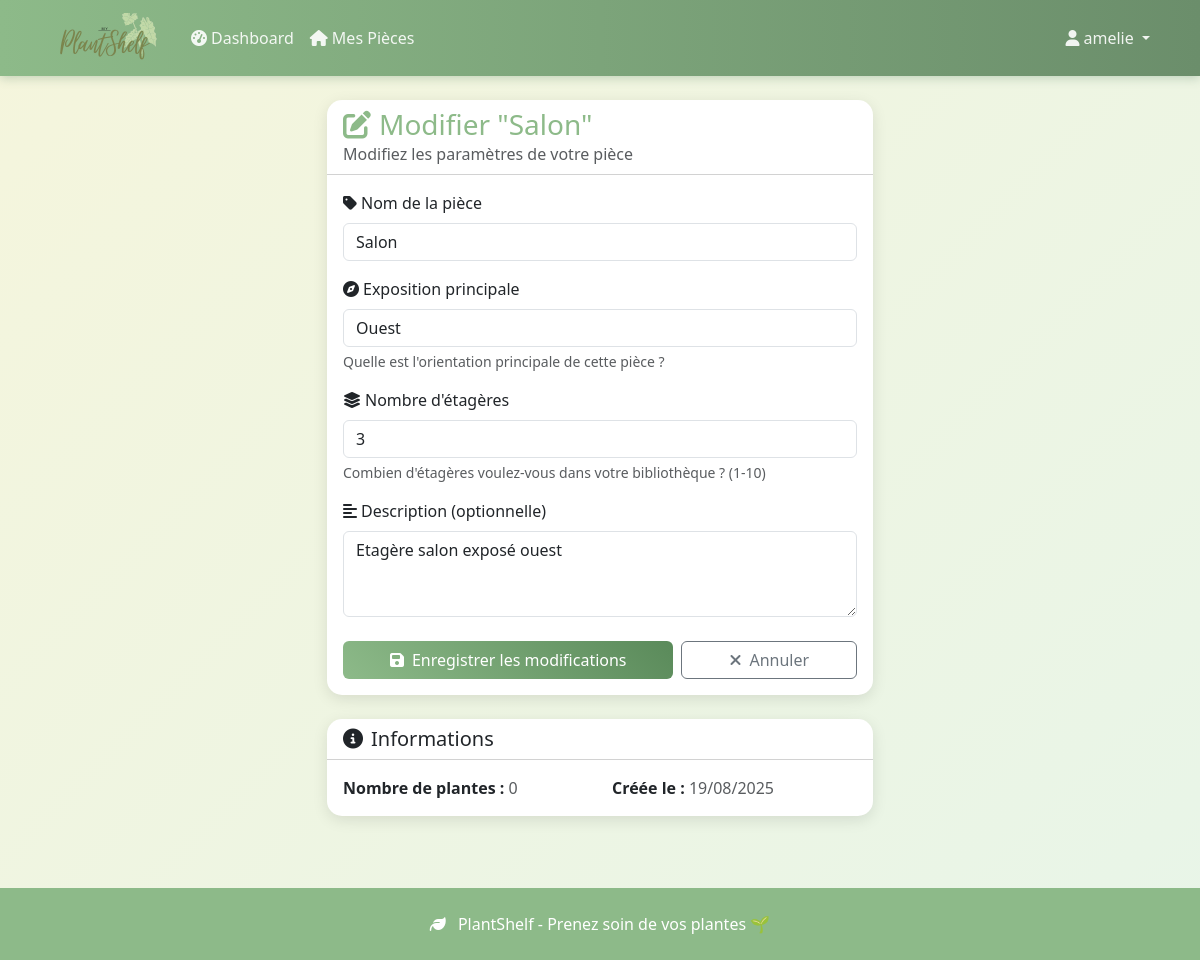
The app's page /pieces/1/modifier/ (signed in) with its own data.
### plantes/models.py (models this page shows, shortened)
class Piece(models.Model):
    EXPOSITION_CHOICES = [
        ('nord', 'Nord'),
        ('sud', 'Sud'),
        ('est', 'Est'),
        ('ouest', 'Ouest'),
        ('nord_est', 'Nord-Est'),
        ('nord_ouest', 'Nord-Ouest'),
        ('sud_est', 'Sud-Est'),
        ('sud_ouest', 'Sud-Ouest'),
    ]
    user = models.ForeignKey(User, on_delete=models.CASCADE, related_name='pieces')
    nom = models.CharField(max_length=100)
    exposition = models.CharField(max_length=20, choices=EXPOSITION_CHOICES)
    description = models.TextField(blank=True, null=True)
    nombre_etageres = models.IntegerField(default=3, validators=[MinValueValidator(1), MaxValueValidator(10)])
    created_at = models.DateTimeField(auto_now_add=True)
    updated_at = models.DateTimeField(auto_now=True)
    class Meta:
        ordering = ['nom']
        unique_together = ['user', 'nom']  # Pas deux pièces avec le même nom pour un user
    @property
    def nombre_plantes(self):
        return self.plantes.count()

### plantes/views.py (the view)
# urls.py: path('pieces/<int:piece_id>/modifier/', views.modifier_piece, name='modifier_piece'),
@login_required
def modifier_piece(request, piece_id):
    piece = get_object_or_404(Piece, id=piece_id, user=request.user)
    if request.method == 'POST':
        form = PieceForm(request.POST, instance=piece)
        if form.is_valid():
            form.save()
            messages.success(request, f'Pièce "{piece.nom}" modifiée avec succès!')
            return redirect('mes_pieces')
    else:
        form = PieceForm(instance=piece)
    return render(request, 'plantes/modifier_piece.html', {'form': form, 'piece': piece})

### plantes/templates/plantes/modifier_piece.html (shortened to what this page needs)
{% extends 'base.html' %}
{% block content %}
<div class="row justify-content-center">
    <div class="col-lg-6">
        <div class="card">
            <div class="card-header bg-transparent">
                <h3 class="mb-0" style="color: var(--plant-green);">
                    <i class="fas fa-edit me-2"></i>Modifier "{{ piece.nom }}"
                </h3>
                <p class="text-muted mb-0">Modifiez les paramètres de votre pièce</p>
            </div>
            <div class="card-body">
                <form method="post">
                    <div class="mb-3">
                        <label for="{{ form.nom.id_for_label }}" class="form-label">
                            <i class="fas fa-tag me-1"></i>{{ form.nom.label }}
                        </label>
                        {{ form.nom }}
                    </div>
                    <div class="mb-3">
                        <label for="{{ form.exposition.id_for_label }}" class="form-label">
                            <i class="fas fa-compass me-1"></i>{{ form.exposition.label }}
                        </label>
                        {{ form.exposition }}
                        <div class="form-text">{{ form.exposition.help_text }}</div>
                    </div>
                    <div class="mb-3">
                        <label for="{{ form.nombre_etageres.id_for_label }}" class="form-label">
                            <i class="fas fa-layer-group me-1"></i>{{ form.nombre_etageres.label }}
                        </label>
                        {{ form.nombre_etageres }}
                        <div class="form-text">
                            {{ form.nombre_etageres.help_text }}
                        </div>
                    </div>
                    <div class="mb-4">
                        <label for="{{ form.description.id_for_label }}" class="form-label">
                            <i class="fas fa-align-left me-1"></i>{{ form.description.label }}
                        </label>
                        {{ form.description }}
                    </div>
                    <div class="d-grid gap-2 d-md-flex">
                        <button type="submit" class="btn btn-plant flex-md-fill">
                            <i class="fas fa-save me-2"></i>Enregistrer les modifications
                        </button>
                        <a href="{% url 'mes_pieces' %}" class="btn btn-outline-secondary flex-md-fill">
                            <i class="fas fa-times me-2"></i>Annuler
                        </a>
                    </div>
                </form>
            </div>
        </div>
        <div class="card mt-4">
            <div class="card-header bg-transparent">
                <h5 class="mb-0">
                    <i class="fas fa-info-circle me-2"></i>Informations
                </h5>
            </div>
            <div class="card-body">
                <div class="row">
                    <div class="col-6">
                        <strong>Nombre de plantes :</strong>
                        <span class="text-muted">{{ piece.nombre_plantes }}</span>
                    </div>
                    <div class="col-6">
                        <strong>Créée le :</strong>
                        <span class="text-muted">{{ piece.created_at|date:"d/m/Y" }}</span>
                    </div>
                </div>
            </div>
        </div>
    </div>
</div>
{% endblock %}

### plantes/templates/base.html (shortened to what this page needs)
 {% load static %}
<!DOCTYPE html>
<html lang="fr">
<head>
    <link href="https://cdnjs.cloudflare.com/ajax/libs/bootstrap/5.3.0/css/bootstrap.min.css" rel="stylesheet">
    <link href="https://cdnjs.cloudflare.com/ajax/libs/font-awesome/6.4.0/css/all.min.css" rel="stylesheet">
</head>
<body class="d-flex flex-column">
    <nav class="navbar navbar-expand-lg">
        <div class="container">
            <a class="navbar-brand" href="{% url 'home' %}">
                <img id="logo" src="{% static 'images\logo.png' %}">
            </a>
            <div class="collapse navbar-collapse" id="navbarNav">
                <ul class="navbar-nav me-auto">
                    {% if user.is_authenticated %}
                        <li class="nav-item">
                            <a class="nav-link" href="{% url 'dashboard' %}">
                                <i class="fas fa-tachometer-alt me-1"></i>Dashboard
                            </a>
                        </li>
                        <li class="nav-item">
                            <a class="nav-link" href="{% url 'mes_pieces' %}">
                                <i class="fas fa-home me-1"></i>Mes Pièces
                            </a>
                        </li>
                    {% endif %}
                </ul>
                <ul class="navbar-nav">
                    {% if user.is_authenticated %}
                        <li class="nav-item dropdown">
                            <a class="nav-link dropdown-toggle" href="#" role="button" data-bs-toggle="dropdown">
                                <i class="fas fa-user me-1"></i>{{ user.username }}
                            </a>
                        </li>
                    {% endif %}
                </ul>
            </div>
        </div>
    </nav>
    <main class="container my-4 flex-grow-1">
        {% block content %}
        {% endblock %}
    </main>
    <footer class="py-4 mt-5">
        <div class="container text-center">
            <p class="mb-0">
                <i class="fas fa-leaf me-2"></i>
                PlantShelf - Prenez soin de vos plantes 🌱
            </p>
        </div>
    </footer>
</body>
</html>

### plantes/templates/base.html (style rules this page uses)
:root { --plant-green: #8dba89ff; --light-green: #a8d5ba; --earth-brown: #8b4513; --soft-beige: #f5f5dc; }
body { background: linear-gradient(135deg, var(--soft-beige) 0%, #e8f5e8 100%); min-height: 100vh; }
#logo { width: 125px; height: 50px; object-fit: cover; }
.navbar { background: linear-gradient(90deg, var(--plant-green) 0%, #6b8e6b 100%); box-shadow: 0 2px 10px rgba(74, 124, 89, 0.3); }
.navbar-brand { font-weight: bold; color: white !important; }
.navbar-nav .nav-link { color: rgba(255, 255, 255, 0.9) !important; transition: color 0.3s; }
.card { border: none; box-shadow: 0 4px 15px rgba(0, 0, 0, 0.1); border-radius: 15px; transition: transform 0.3s, box-shadow 0.3s; }
.btn-plant { background: linear-gradient(45deg, var(--plant-green), #5a8a5a); border: none; color: white; transition: all 0.3s; }
footer { background: var(--plant-green); color: white; margin-top: auto; }

### records on screen
Piece: nom "Salon", exposition "Ouest", nombre_etageres "3", description "Etagère salon exposé ouest", nombre_plantes "0", created_at "19/08/2025"

### other values on screen
{{ user.username }} "amelie"
